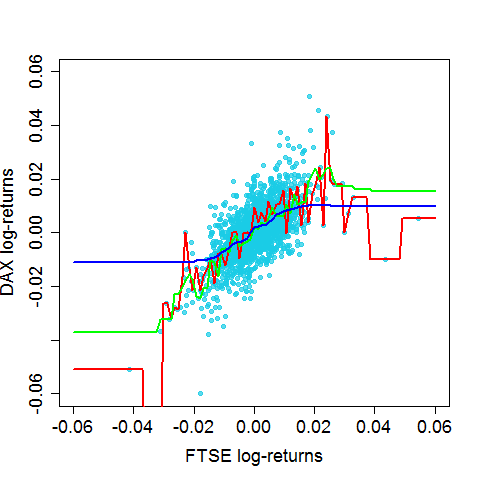

The R source for this figure:
# load required packages
require(datasets)
require(class)
require(grDevices)
require(lattice)

# defien log-returns for DAX and FTSE
r.dax=diff(log(EuStockMarkets[,1]))
r.ftse=diff(log(EuStockMarkets[,4]))

# function for the kNN regression
knn.reg = function (x, xis, yis, k) {
  knn.reg = NA                            # predefined vector for the estimated dax log-returns
  for (i in 1:length(x))
  {
    distances=order(abs(x[i] - xis))      # distance of the actual point xis to the evaluated point x[i]
    knn.reg[i]=mean(yis[distances][1:k])  # computes average of the selected k-nearest neighbours to 
  }                                       # predict DAX log-returns.
  knn.reg
}

# 
knn.reg.k1 = function (x) knn.reg(x,r.ftse,r.dax, 1)   # regression function for k = 1
knn.reg.k2 = function (x) knn.reg(x,r.ftse,r.dax, 10)  # regression function for k = 10
knn.reg.k3 = function (x) knn.reg(x,r.ftse,r.dax, 250) # regression function for k = 250

par(cex.axis = 1.5, cex.lab = 1.5, pch = 19, cex = 1)  # graphical parameters
plot(r.ftse, r.dax,                                    
     xlim = c(-0.06, 0.06), ylim = c(-0.06, 0.06), 
     xlab = "FTSE log-returns", ylab = "DAX log-returns",
     col  = rgb(0.1, 0.8, 0.9, alpha = 0.7), cex = 1)
plot(knn.reg.k1, add = TRUE, col = "red",              
     xlim = c(-0.06, 0.06), ylim = c(-0.06, 0.06),
     type="l", lwd = 2)
plot(knn.reg.k2, add = TRUE, col = "green",            
     xlim = c(-0.06, 0.06), ylim = c(-0.06, 0.06),
     type="l", lwd = 2)
plot(knn.reg.k3, add = TRUE, col = "blue",             
     xlim = c(-0.06, 0.06), ylim = c(-0.06, 0.06),
     type="l", lwd = 2)
